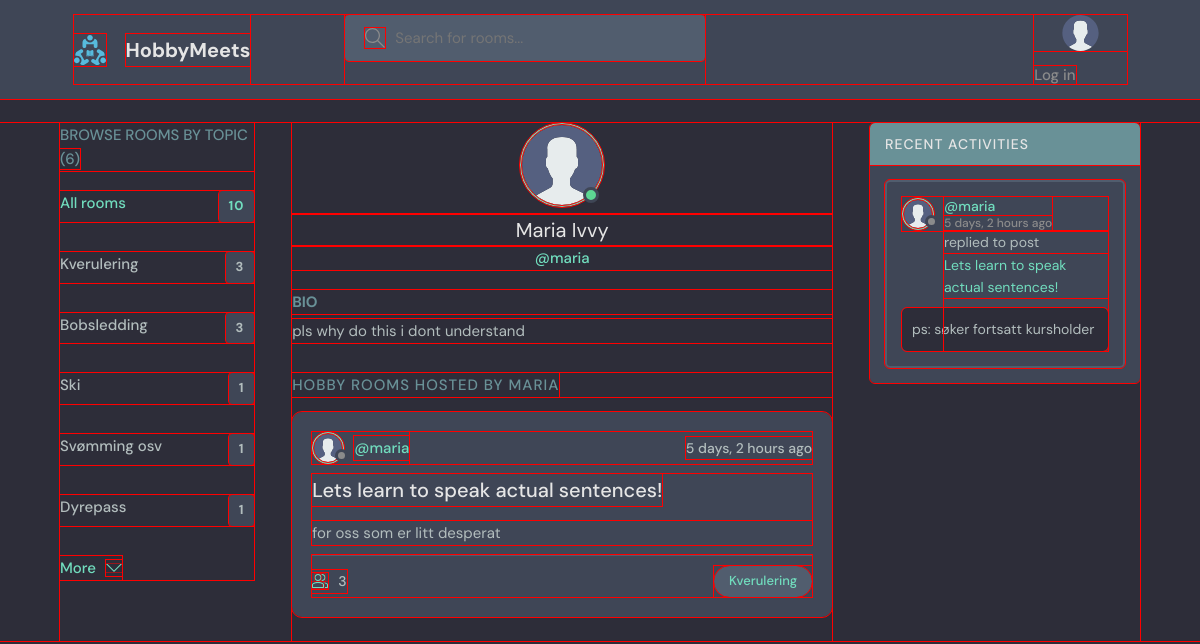
/profile/1/, run on an earlier commit of the app's database.
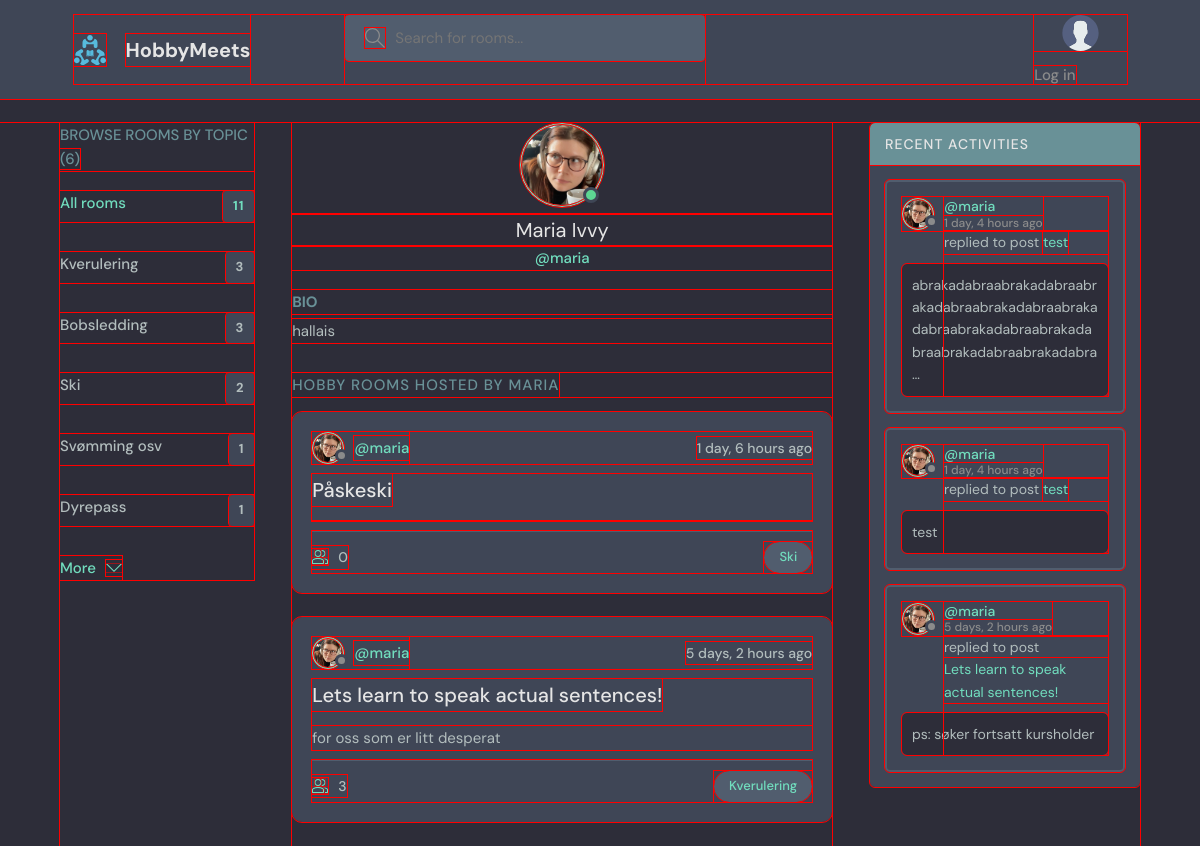
And on a later commit of the database.
### base/models.py (models this page shows, shortened)
class Topic(models.Model):
    name = models.CharField(max_length=200)

class User(AbstractUser):
    name = models.CharField(max_length=200, null=True)
    email = models.EmailField(unique=True, null=True)
    bio = models.TextField(null=True)
    avatar = models.ImageField(null=True, default="avatar.svg") #TODO: fix the avatar to be something more fun, ideally a few that are randomly assigned
    USERNAME_FIELD = 'email' # override orig. User and set email as login info
    REQUIRED_FIELDS = []

class Room(models.Model):
    host = models.ForeignKey(User, on_delete=models.SET_NULL, null=True)
    topic = models.ForeignKey(Topic, on_delete=models.SET_NULL, null=True) #ForeignKey establishes a parent-child relationship with Topic. Need to allow null=True in the db bc of SET_NULL
    name = models.CharField(max_length=200)
    description = models.TextField(null=True, blank=True) # null=True doesn't actually do much as explained here: https://stackoverflow.com/questions/8609192/what-is-the-difference-between-null-true-and-blank-true-in-django
    participants = models.ManyToManyField(User, related_name='participants', blank=True) #more about related_name on Notion/Stackoverflow. Blank=true means you can submit a form without filling everying out
    updated = models.DateTimeField(auto_now=True) #auto_now takes a snapshot everytime the instance is saved _ Eg. when the room was last updated
    created = models.DateTimeField(auto_now_add=True) #only takes a timestamp when the instance is created - Eg. when the room was created
    class Meta:
        ordering = ['-updated', '-created'] #the dash means descending order, eg. newest updated / created will be first
    def __str__(self):
        return self.name #has to be a string!! so if unsire, wrap the retunred val in a str()

class Message(models.Model):
    user = models.ForeignKey(User, on_delete=models.CASCADE) #the user that is posting the message. User class is imported (django.contrib.auth.models)
    room = models.ForeignKey(Room, on_delete=models.CASCADE) #ForeignKey establishes a parent-child relationship with Room, and CASCADE means that when a Room object is deleted, all its children are deleted as well
    body = models.TextField() #leave empty to force users to write message
    updated = models.DateTimeField(auto_now=True) #auto_now takes a snapshot everytime the instance is saved _ Eg. when the room was last updated
    created = models.DateTimeField(auto_now_add=True) #only takes a timestamp when the instance is created - Eg. when the room was created
    class Meta:
        ordering = ['-created'] #the dash means descending order, eg. newest updated / created will be first

### base/views.py (the view)
# urls.py: path('profile/<str:pk>/', views.userProfile, name ="user-profile"),
def userProfile(request, pk):
    user = User.objects.get(id=pk)
    rooms = user.room_set.all() #_set gets relevant rooms through reverse relation from user intance
    room_messages = user.message_set.all()
    context = {'user': user, 'rooms': rooms, 'room_messages': room_messages}
    return render(request, 'base/profile.html', context)

### base/context_processors.py (called while the page is built)
def globalVars(request):
    topics = Topic.objects.all()
    top_topics = Topic.objects.all()[0:5] #lazy way of making above request work in the template:))
    total_room_count = Room.objects.all().count()
    context = {'topics': topics, 'total_room_count': total_room_count, 'top_topics': top_topics}
    return context

### base/templates/base/profile.html (shortened to what this page needs)
{% extends 'main.html' %}
{% block content %}
  <main class="profile-page layout layout--3">
    <div class="container">
      {% include 'base/topics_component.html' %}
      <div class="roomList">
        <div class="profile">
          <div class="profile__avatar">
            <div class="avatar avatar--large active">
              <img src="{{user.avatar.url}}" />
            </div>
          </div>
          <div class="profile__info">
            <h3>{{user.name}}</h3>
            <p>@{{user.username}}</p>
          </div>
          <div class="profile__about">
            <h3>Bio</h3>
            <p>{{user.bio}}</p>
          </div>
        </div>
        <div class="roomList__header">
          <div>
            <h2>Hobby Rooms Hosted by {{user.username}}</a>
            </h2>
          </div>
        </div>
      {% include 'base/feed_component.html' %}
      </div>
      {% include 'base/activity_component.html' %}
    </div>
  </main>
{% endblock content %}

### templates/main.html (shortened to what this page needs)
<!DOCTYPE html>
{% load static %}
<html lang="en">
  <head>
    <link rel="stylesheet" href="{% static 'styles/style.css' %}" />
  </head>
  <body>
    {% include 'navbar.html' %}
    {% block content %}
    {% endblock %}
  </body>
</html>

### templates/navbar.html (shortened to what this page needs)
{% load static %}
<header class="header header--loggedIn">
    <div class="container">
      <a href="{% url 'home' %}" class="header__logo">
        <img src="{% static 'images/logo.svg' %}" />
        <h1>HobbyMeets</h1>
      </a>
      <form class="header__search" method="GET" action="{% url 'home' %}">
        <label>
          <input name = "q" placeholder="Search for rooms..." />
        </label>
      </form>
      <nav class="header__menu">
        {% if request.user.is_authenticated %}
        <div class="header__user">
          <a href="{% url 'update-user' %}">
            <div class="avatar avatar--medium active">
              <img src="{{request.user.avatar.url}}" />
            </div>
            <p>{{request.user.name}} <span>@{{request.user.username}}</span></p>
          </a>
          <button class="dropdown-button">
            <svg version="1.1" xmlns="http://www.w3.org/2000/svg" width="32" height="32" viewBox="0 0 32 32">
              <title>chevron-down</title>
              <path d="M16 21l-13-13h-3l16 16 16-16h-3l-13 13z"></path>
            </svg>
          </button>
        </div>
        {% else %}
        <a href="{% url 'login' %}">
          <img src="{% static 'images/avatar.svg' %}" />
          <p>Log in</p>
        </a>
        {% endif %}
      </nav>
    </div>
  </header>

### base/templates/base/topics_component.html
<div class="topics">
    <div class="topics__header">
      <h2>Browse Rooms by Topic <span>({{topics.count}})</span></h2>
    </div>
    <ul class="topics__list">
      <li>
        <a href="/" class="active">All rooms <span>{{total_room_count}}</span></a>
      </li>
      {% for topic in top_topics %}
      <li>
        <a href="{% url 'home' %}?q={{topic.name}}">{{topic.name}}<span>{{topic.room_set.all.count}}</span></a>
      </li>
      {% endfor %}
    </ul>
    <a class="btn btn--link" href="{% url 'topics' %}">
      More
      <svg version="1.1" xmlns="http://www.w3.org/2000/svg" width="32" height="32" viewBox="0 0 32 32">
        <title>chevron-down</title>
        <path d="M16 21l-13-13h-3l16 16 16-16h-3l-13 13z"></path>
      </svg>
    </a>
  </div>

### base/templates/base/feed_component.html (shortened to what this page needs)
{% for room in rooms%}
<div class="roomListRoom">
    <div class="roomListRoom__header">
      <a href="{% url 'user-profile' room.host.id %}" class="roomListRoom__author">
        <div class="avatar avatar--small">
          <img src="{{room.host.avatar.url}}" />
        </div>
        <span>@{{room.host.username}}</span>
      </a>
      <div class="roomListRoom__actions">
        <span>{{room.created|timesince}} ago</span>
      </div>
    </div>
    <div class="roomListRoom__content">
      <a href="{% url 'room' room.id %}">{{room.name}}</a>
      <p>
        {{room.description}}
       </p>
    </div>
    <div class="roomListRoom__meta">
      <a href="{% url 'room' room.id %}" class="roomListRoom__joined">
        {{room.participants.all.count}}
      </a>
      <a href="{% url 'home' %}?q={{room.topic.name}}"><p class="roomListRoom__topic">{{room.topic.name}}</p></a>
    </div>
</div>
{% endfor %}

### base/templates/base/activity_component.html (shortened to what this page needs)
<div class="activities">
    <div class="activities__header">
      <h2>Recent Activities</h2>
    </div>
    {% for message in room_messages %}
    <div class="activities__box">
      <div class="activities__boxHeader roomListRoom__header">
        <a href="{% url 'user-profile' message.user.id %}" class="roomListRoom__author">
          <div class="avatar avatar--small">
            <img src="{{message.user.avatar.url}}" />
          </div>
          <p>
            @{{message.user.username}}
            <span>{{message.created|timesince}} ago</span>
          </p>
        </a>
      </div>
      <div class="activities__boxContent">
        <p>replied to post <a href="{% url 'room' message.room.id %}">{{message.room}}</a></p>
        <div class="activities__boxRoomContent">
          {{message.body|truncatechars:100}}
        </div>
      </div>
    </div>
    {% endfor %}
  </div>

What changed in the data, as far as the page shows it:
computed for Topic "Ski": room_set.all.count "1" → "2"
changed User "Maria Ivvy": avatar: picture added in place of a placeholder; bio "pls why do this i dont understand" → "hallais"
added Room: host.avatar (picture), host.username "maria", created "1 day, 6 hours", name "Påskeski", participants.all.count "0", topic.name "Ski"
changed through a linked row, Room "Lets learn to speak actual sentences!": host.avatar: picture added in place of a placeholder
added Message: user.avatar (picture), user.username "maria", created "1 day, 4 hours", room "test", body "abrakadabraabrakadabraabrakadabraabrakadabraabrakadabraabrakadabraabrakadabraabrakadabraabrakadabra…"
added Message: user.avatar (picture), user.username "maria", created "1 day, 4 hours", room "test", body "test"
changed through a linked row, Message "ps: søker fortsatt kursholder": user.avatar: picture added in place of a placeholder
Also different on the page:
{{ total_room_count }}: "10" → "11"
